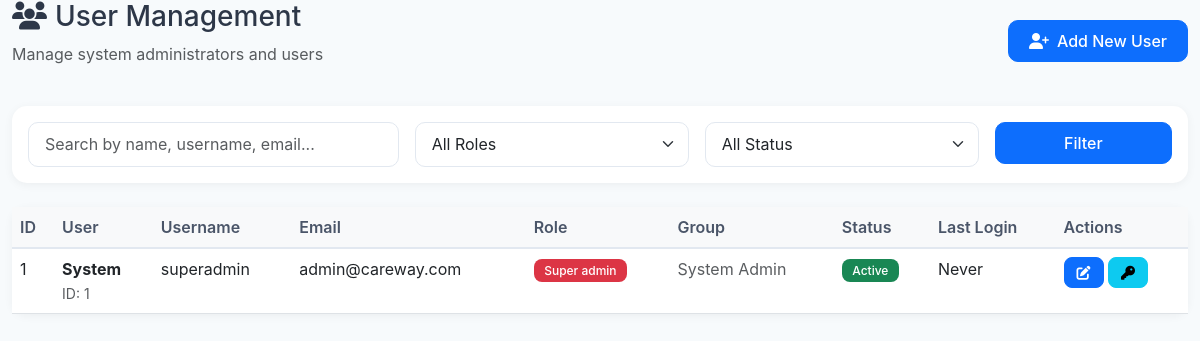
The page /admin/users.php (signed in) on the database its author committed.
### tables this page shows
CREATE TABLE users (
    id INT PRIMARY KEY AUTO_INCREMENT,
    group_id INT,
    username VARCHAR(50) UNIQUE NOT NULL,
    email VARCHAR(100) UNIQUE NOT NULL,
    password_hash VARCHAR(255) NOT NULL,
    first_name VARCHAR(50),
    last_name VARCHAR(50),
    phone VARCHAR(20),
    role ENUM('super_admin', 'chairperson', 'treasurer', 'secretary', 'vice_secretary', 'member') DEFAULT 'member',
    status ENUM('active', 'inactive', 'suspended') DEFAULT 'active',
    last_login TIMESTAMP NULL,
    created_at TIMESTAMP DEFAULT CURRENT_TIMESTAMP,
    updated_at TIMESTAMP DEFAULT CURRENT_TIMESTAMP ON UPDATE CURRENT_TIMESTAMP,
    FOREIGN KEY (group_id) REFERENCES groups(id) ON DELETE CASCADE,
    INDEX idx_group (group_id),
    INDEX idx_email (email),
    INDEX idx_role (role),
    UNIQUE KEY unique_email_group (email, group_id)
);

### includes/db.php (called while the page is built, shortened)
<?php
class Database {
    private static $instance = null;
    private $connection;
    private function __construct() {
        try {
            $this->connection = new PDO(
                "mysql:host=" . DB_HOST . ";dbname=" . DB_NAME . ";charset=utf8mb4",
                DB_USER,
                DB_PASS,
                [
                    PDO::ATTR_ERRMODE => PDO::ERRMODE_EXCEPTION,
                    PDO::ATTR_DEFAULT_FETCH_MODE => PDO::FETCH_ASSOC,
                    PDO::ATTR_EMULATE_PREPARES => false
                ]
            );
        } catch(PDOException $e) {
            error_log("Database connection failed: " . $e->getMessage());
            throw new Exception("Database connection failed. Please try again later.");
        }
    }
    public static function getInstance() {
        if (self::$instance === null) {
            self::$instance = new self();
        }
        return self::$instance;
    }
    public function getConnection() {
        return $this->connection;
    }
}
function db() {
    return Database::getInstance()->getConnection();
}
?>

### admin/users.php (the view, shortened to what this page needs)
<?php
require_once '../includes/db.php';
$search = $_GET['search'] ?? '';
$page = (int)($_GET['page'] ?? 1);
$limit = 20;
$offset = ($page - 1) * $limit;
$query = "SELECT u.*, g.group_name
          FROM users u
          LEFT JOIN groups g ON u.group_id = g.id
          WHERE 1=1";
$params = [];
$query .= " ORDER BY u.created_at DESC LIMIT ? OFFSET ?";
$params[] = $limit;
$params[] = $offset;
$stmt = db()->prepare($query);
$stmt->execute($params);
$users = $stmt->fetchAll();
include_once '../templates/header.php';
?>
<div class="container-fluid">
    <div class="d-flex justify-content-between align-items-center mb-4">
        <div>
            <h1 class="h3 mb-0"><i class="fas fa-users me-2"></i>User Management</h1>
            <p class="text-muted mt-2">Manage system administrators and users</p>
        </div>
        <button class="btn btn-primary" data-bs-toggle="modal" data-bs-target="#addUserModal">
            <i class="fas fa-user-plus me-2"></i>Add New User
        </button>
    </div>
    <div class="card mb-4">
        <div class="card-body">
            <form method="GET" class="row g-3">
                <div class="col-md-4">
                    <input type="text" class="form-control" name="search" placeholder="Search by name, username, email..." value="<?php echo htmlspecialchars($search); ?>">
                </div>
                <div class="col-md-3">
                    <select class="form-select" name="role">
                        <option value="">All Roles</option>
                    </select>
                </div>
                <div class="col-md-3">
                    <select class="form-select" name="status">
                        <option value="">All Status</option>
                    </select>
                </div>
                <div class="col-md-2">
                    <button type="submit" class="btn btn-primary w-100">Filter</button>
                </div>
            </form>
        </div>
    </div>
    <div class="card">
        <div class="card-body p-0">
            <div class="table-responsive">
                <table class="table table-hover mb-0">
                    <thead class="table-light">
                        <tr>
                            <th>ID</th>
                            <th>User</th>
                            <th>Username</th>
                            <th>Email</th>
                            <th>Role</th>
                            <th>Group</th>
                            <th>Status</th>
                            <th>Last Login</th>
                            <th>Actions</th>
                        </tr>
                    </thead>
                    <tbody>
                        <?php foreach ($users as $user): ?>
                            <tr>
                                <td><?php echo $user['id']; ?></td>
                                <td>
                                    <div class="fw-bold"><?php echo htmlspecialchars($user['first_name'] . ' ' . $user['last_name']); ?></div>
                                    <small class="text-muted">ID: <?php echo $user['id']; ?></small>
                                </td>
                                <td><?php echo htmlspecialchars($user['username']); ?></td>
                                <td><?php echo htmlspecialchars($user['email']); ?></td>
                                <td>
                                    <span class="badge bg-<?php echo $user['role'] === 'super_admin' ? 'danger' : 'primary'; ?>">
                                        <?php echo ucfirst(str_replace('_', ' ', $user['role'])); ?>
                                    </span>
                                </td>
                                <td>
                                    <?php if ($user['group_name']): ?>
                                        <?php echo htmlspecialchars($user['group_name']); ?>
                                    <?php else: ?>
                                        <span class="text-muted">System Admin</span>
                                    <?php endif; ?>
                                </td>
                                <td>
                                    <span class="badge bg-<?php echo $user['status'] === 'active' ? 'success' : 'danger'; ?>">
                                        <?php echo ucfirst($user['status']); ?>
                                    </span>
                                </td>
                                <td><?php echo $user['last_login'] ? formatDateTime($user['last_login']) : 'Never'; ?></td>
                                <td>
                                    <button class="btn btn-sm btn-primary" onclick="editUser(<?php echo htmlspecialchars(json_encode($user)); ?>)">
                                        <i class="fas fa-edit"></i>
                                    </button>
                                    <button class="btn btn-sm btn-info" onclick="resetPassword(<?php echo $user['id']; ?>)">
                                        <i class="fas fa-key"></i>
                                    </button>
                                </td>
                            </tr>
                        <?php endforeach; ?>
                    </tbody>
                </table>
            </div>
        </div>
    </div>
</div>
<?php include_once '../templates/footer.php'; ?>

### templates/header.php (style rules this page uses)
:root { --primary-color: #667eea; --primary-dark: #5a67d8; --secondary-color: #764ba2; --success-color: #48bb78; --danger-color: #f56565; --warning-color: #ed8936; --info-color: #4299e1; --dark-color: #1a202c; --light-color: #f7fafc; --sidebar-width: 280px; --sidebar-collapsed-width: 80px; --header-height: 70px; --transition-speed: 0.3s; }
* { margin: 0; padding: 0; box-sizing: border-box; }
body { font-family: 'Inter', -apple-system, BlinkMacSystemFont, 'Segoe UI', Roboto, 'Helvetica Neue', Arial, sans-serif; background: var(--light-color); overflow-x: hidden; color: #2d3748; }
.card { border: none; border-radius: 15px; box-shadow: 0 2px 10px rgba(0,0,0,0.05); transition: transform 0.3s, box-shadow 0.3s; margin-bottom: 20px; background: white; }
.table { margin-bottom: 0; }
.table thead th { border-bottom: 2px solid #e2e8f0; font-weight: 600; color: #4a5568; }
.form-control, .form-select { border-radius: 10px; border: 1px solid #e2e8f0; padding: 0.6rem 1rem; transition: all 0.3s; }
.badge { padding: 0.35rem 0.65rem; border-radius: 8px; font-weight: 500; }
.btn { border-radius: 10px; padding: 0.5rem 1.25rem; font-weight: 500; transition: all 0.3s; }
.btn-sm { padding: 0.25rem 0.75rem; border-radius: 8px; }

### rows shown on the page
users: id "1", first_name+last_name "System", username "superadmin", email "admin@careway.com", role "Super admin", status "Active", shows "Never"
